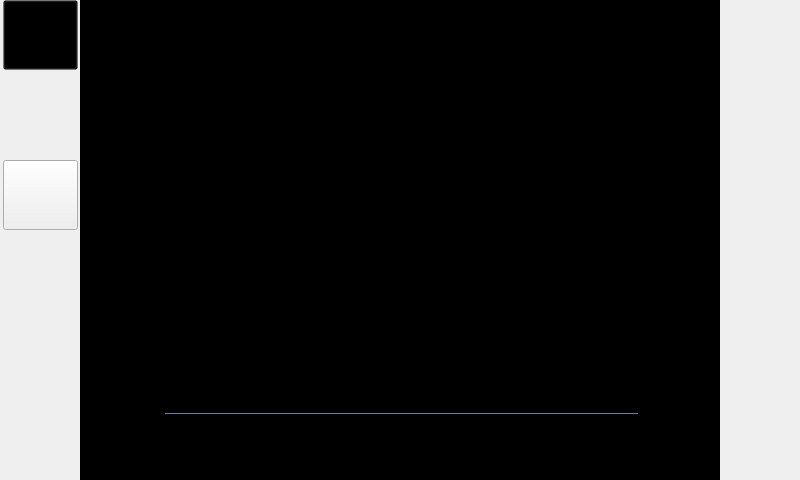
<?xml version="1.0" encoding="UTF-8"?>
<ui version="4.0">
 <class>Hp_Media_Player</class>
 <widget class="QWidget" name="Hp_Media_Player">
  <property name="geometry">
   <rect>
    <x>0</x>
    <y>0</y>
    <width>800</width>
    <height>480</height>
   </rect>
  </property>
  <property name="font">
   <font>
    <pointsize>15</pointsize>
   </font>
  </property>
  <property name="windowTitle">
   <string>Form</string>
  </property>
  <widget class="QFrame" name="frame_control">
   <property name="geometry">
    <rect>
     <x>0</x>
     <y>0</y>
     <width>80</width>
     <height>480</height>
    </rect>
   </property>
   <property name="font">
    <font>
     <pointsize>17</pointsize>
    </font>
   </property>
   <property name="styleSheet">
    <string notr="true">background-image:url(:/res/res/main_background.png);</string>
   </property>
   <property name="frameShape">
    <enum>QFrame::NoFrame</enum>
   </property>
   <property name="frameShadow">
    <enum>QFrame::Raised</enum>
   </property>
   <widget class="QToolButton" name="toolButton_close">
    <property name="geometry">
     <rect>
      <x>3</x>
      <y>0</y>
      <width>75</width>
      <height>70</height>
     </rect>
    </property>
    <property name="font">
     <font>
      <pointsize>17</pointsize>
     </font>
    </property>
    <property name="styleSheet">
     <string notr="true">QToolButton {
border-image:url(:/res/res/setting_back.png);
background:transparent;
}  
</string>
    </property>
    <property name="text">
     <string/>
    </property>
   </widget>
   <widget class="QToolButton" name="toolButton_pause">
    <property name="geometry">
     <rect>
      <x>3</x>
      <y>160</y>
      <width>75</width>
      <height>70</height>
     </rect>
    </property>
    <property name="font">
     <font>
      <pointsize>17</pointsize>
     </font>
    </property>
    <property name="styleSheet">
     <string notr="true">QToolButton {
border-image:url(:/res/res/media_pause.png);
color:#7CA6C9;
}  

QToolButton:checked{
border-image:url(:/res/res/media_play.png);
}
</string>
    </property>
    <property name="text">
     <string/>
    </property>
    <property name="checkable">
     <bool>true</bool>
    </property>
   </widget>
  </widget>
  <widget class="QFrame" name="frame_display">
   <property name="geometry">
    <rect>
     <x>80</x>
     <y>0</y>
     <width>640</width>
     <height>480</height>
    </rect>
   </property>
   <property name="font">
    <font>
     <pointsize>17</pointsize>
    </font>
   </property>
   <property name="styleSheet">
    <string notr="true">background-color: rgb(0,0,0);</string>
   </property>
   <property name="frameShape">
    <enum>QFrame::NoFrame</enum>
   </property>
   <property name="frameShadow">
    <enum>QFrame::Raised</enum>
   </property>
   <widget class="QSlider" name="hs_time">
    <property name="geometry">
     <rect>
      <x>85</x>
      <y>388</y>
      <width>473</width>
      <height>51</height>
     </rect>
    </property>
    <property name="font">
     <font>
      <pointsize>17</pointsize>
     </font>
    </property>
    <property name="focusPolicy">
     <enum>Qt::NoFocus</enum>
    </property>
    <property name="styleSheet">
     <string notr="true">  
QSlider::groove:horizontal  
{  
    height: 1px;  
    background: qlineargradient(x1:1, y1:0, x2:0, y2:0, stop:1 #5F80AA, stop:0 #5F80AA);  
}  
QSlider::handle:horizontal   
{   
/*
 background: qlineargradient(x1:0, y1:1, x2:0, y2:0, stop:1 #67A4E0, stop:0 #336CA5);  
*/
    width: 16px;  
    height: 30px;  
     margin: -12px 0px -12px 0px;
    border: 0px solid #000810;
border-image:url(:/res/res/huakuai.png);  
}  </string>
    </property>
    <property name="orientation">
     <enum>Qt::Horizontal</enum>
    </property>
    <property name="tickPosition">
     <enum>QSlider::NoTicks</enum>
    </property>
   </widget>
  </widget>
  <widget class="QFrame" name="frame_control_2">
   <property name="geometry">
    <rect>
     <x>720</x>
     <y>0</y>
     <width>80</width>
     <height>480</height>
    </rect>
   </property>
   <property name="font">
    <font>
     <pointsize>17</pointsize>
    </font>
   </property>
   <property name="styleSheet">
    <string notr="true">background-image:url(:/res/res/main_background.png);</string>
   </property>
   <property name="frameShape">
    <enum>QFrame::NoFrame</enum>
   </property>
   <property name="frameShadow">
    <enum>QFrame::Raised</enum>
   </property>
  </widget>
 </widget>
 <resources/>
 <connections/>
</ui>
